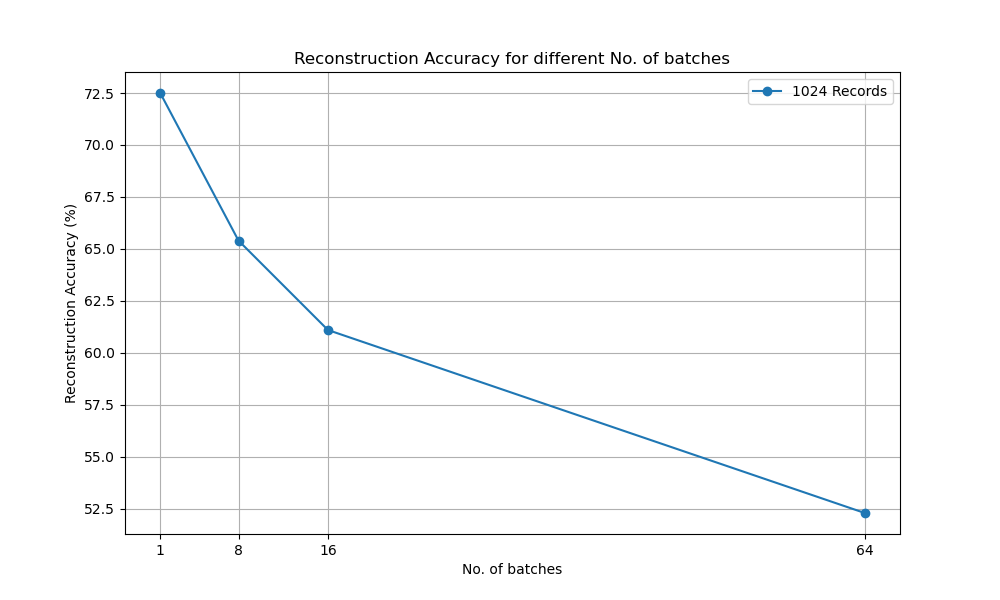

Reproduce this figure in Python.
import matplotlib.pyplot as plt

# Data
batches = [1, 8, 16, 64]
epochs_1 = [72.5, 65.4, 61.1, 52.3]

# Plotting
plt.figure(figsize=(10, 6))

plt.plot(batches, epochs_1, marker='o', label='1024 Records')

plt.title('Reconstruction Accuracy for different No. of batches')
plt.xlabel('No. of batches')
plt.ylabel('Reconstruction Accuracy (%)')
plt.xticks(batches)
plt.legend()
plt.grid(True)
plt.show()
